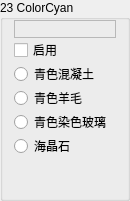
                 <widget class="QGroupBox" name="Base23">
                  <property name="sizePolicy">
                   <sizepolicy hsizetype="Fixed" vsizetype="Preferred">
                    <horstretch>0</horstretch>
                    <verstretch>0</verstretch>
                   </sizepolicy>
                  </property>
                  <property name="minimumSize">
                   <size>
                    <width>130</width>
                    <height>0</height>
                   </size>
                  </property>
                  <property name="maximumSize">
                   <size>
                    <width>130</width>
                    <height>16777215</height>
                   </size>
                  </property>
                  <property name="autoFillBackground">
                   <bool>true</bool>
                  </property>
                  <property name="title">
                   <string>23 ColorCyan</string>
                  </property>
                  <property name="flat">
                   <bool>false</bool>
                  </property>
                  <layout class="QVBoxLayout" name="verticalLayout_42">
                   <property name="spacing">
                    <number>0</number>
                   </property>
                   <property name="topMargin">
                    <number>0</number>
                   </property>
                   <property name="bottomMargin">
                    <number>0</number>
                   </property>
                   <item>
                    <widget class="QLabel" name="Color23">
                     <property name="font">
                      <font>
                       <family>微软雅黑</family>
                       <pointsize>9</pointsize>
                      </font>
                     </property>
                     <property name="frameShape">
                      <enum>QFrame::StyledPanel</enum>
                     </property>
                     <property name="text">
                      <string/>
                     </property>
                    </widget>
                   </item>
                   <item>
                    <widget class="QCheckBox" name="Enable23">
                     <property name="text">
                      <string>启用</string>
                     </property>
                    </widget>
                   </item>
                   <item>
                    <widget class="QRadioButton" name="is23Concrete">
                     <property name="text">
                      <string>青色混凝土</string>
                     </property>
                     <property name="icon">
                      <iconset resource="../BlockTextures.qrc">
                       <normaloff>:/new/Textures/Slope/block/cyan_concrete.png</normaloff>:/new/Textures/Slope/block/cyan_concrete.png</iconset>
                     </property>
                    </widget>
                   </item>
                   <item>
                    <widget class="QRadioButton" name="is23Wool">
                     <property name="text">
                      <string>青色羊毛</string>
                     </property>
                     <property name="icon">
                      <iconset resource="../BlockTextures.qrc">
                       <normaloff>:/new/Textures/Slope/block/cyan_wool.png</normaloff>:/new/Textures/Slope/block/cyan_wool.png</iconset>
                     </property>
                    </widget>
                   </item>
                   <item>
                    <widget class="QRadioButton" name="is23StainedGlass">
                     <property name="text">
                      <string>青色染色玻璃</string>
                     </property>
                     <property name="icon">
                      <iconset resource="../BlockTextures.qrc">
                       <normaloff>:/new/Textures/Slope/block/cyan_stained_glass.png</normaloff>:/new/Textures/Slope/block/cyan_stained_glass.png</iconset>
                     </property>
                    </widget>
                   </item>
                   <item>
                    <widget class="QRadioButton" name="is23Prismarine">
                     <property name="text">
                      <string>海晶石</string>
                     </property>
                     <property name="icon">
                      <iconset resource="../BlockTextures.qrc">
                       <normaloff>:/new/Textures/Slope/block/prismarine.png</normaloff>:/new/Textures/Slope/block/prismarine.png</iconset>
                     </property>
                    </widget>
                   </item>
                   <item>
                    <spacer name="verticalSpacer_39">
                     <property name="orientation">
                      <enum>Qt::Vertical</enum>
                     </property>
                     <property name="sizeHint" stdset="0">
                      <size>
                       <width>20</width>
                       <height>40</height>
                      </size>
                     </property>
                    </spacer>
                   </item>
                  </layout>
                 </widget>
